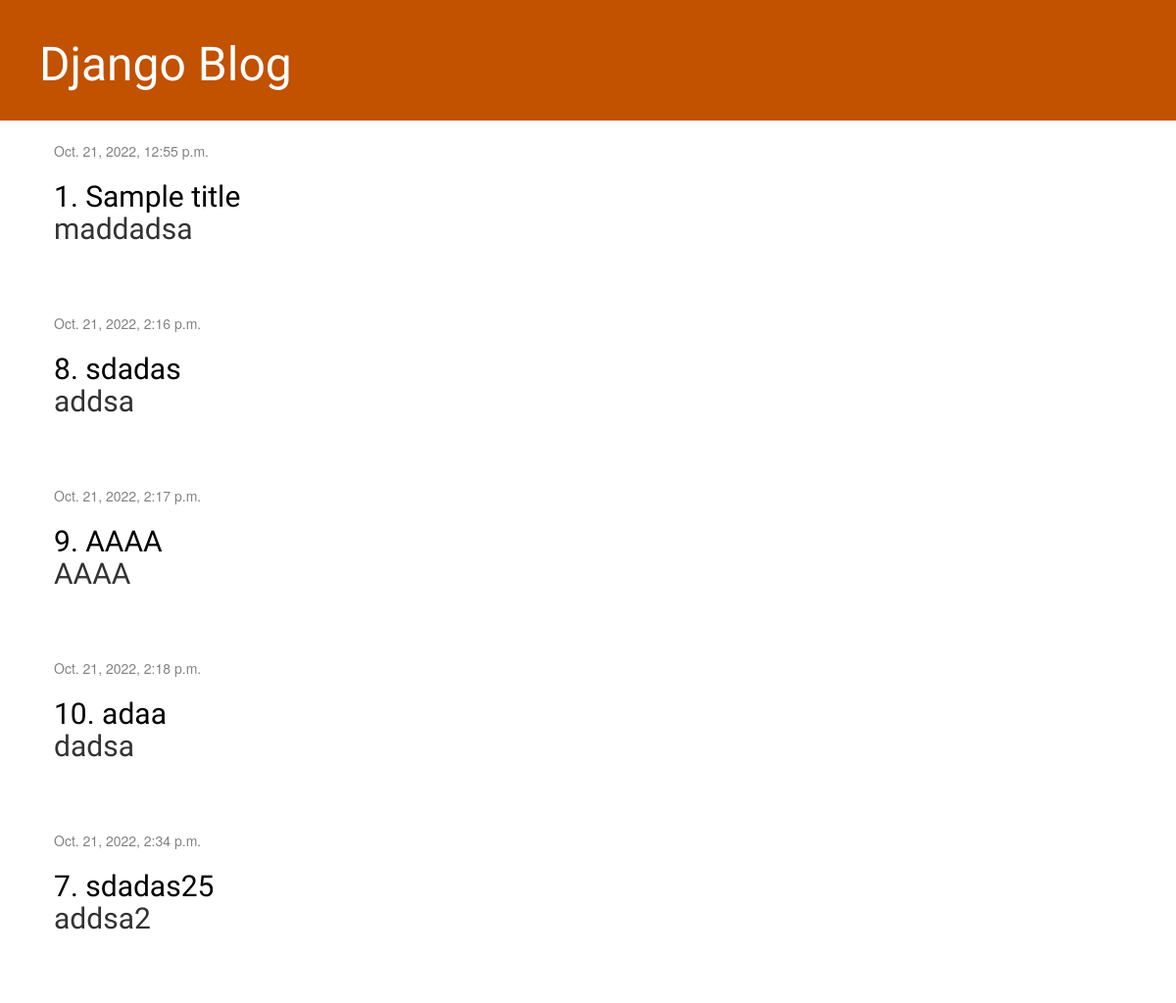
The page / on the database its author committed.
### blog/models.py (models this page shows, shortened)
class Post(models.Model):
    author = models.ForeignKey(settings.AUTH_USER_MODEL, on_delete=models.CASCADE)
    title = models.CharField(max_length=200)
    text = models.TextField()
    created_date = models.DateTimeField(default=timezone.now)
    published_date = models.DateTimeField(blank=True,null=True)

### blog/views.py (the view)
# urls.py: path('',views.post_list,name='post_list'),
def post_list(request):
    posts = Post.objects.filter(published_date__lte=timezone.now()).order_by('published_date')
    return render(request,'blog/post_list.html',{"posts": posts})

### blog/templates/blog/post_list.html
{% extends 'blog/base.html' %}
{% block content %}
    {% for post in posts %}
        <div class="post">
            <div class="date">
                {{ post.published_date }}
            </div>
            <h2><a href="{% url 'post_detail' pk=post.pk %}">{{post.pk}}. {{ post.title }}</a></a>
            <p class="text">{{ post.text|linebreaksbr }}</p>
        </div>
    {% endfor %}
{% endblock content %}

### blog/static/css/blog.css (style rules this page uses)
h1, h2, h3, h4 { font-family: 'Lobster', cursive; }
.date { color: #828282; }
.post { margin-bottom: 70px; }
.post h2 a, .post h2 a:visited { color: #000000; }

### rows shown on the page
Post: published_date "Oct. 21, 2022, 12:55 p.m.", pk "1", title "Sample title", text "maddadsa"
Post: published_date "Oct. 21, 2022, 2:16 p.m.", pk "8", title "sdadas", text "addsa"
Post: published_date "Oct. 21, 2022, 2:17 p.m.", pk "9", title "AAAA", text "AAAA"
Post: published_date "Oct. 21, 2022, 2:18 p.m.", pk "10", title "adaa", text "dadsa"
Post: published_date "Oct. 21, 2022, 2:34 p.m.", pk "7", title "sdadas25", text "addsa2"
